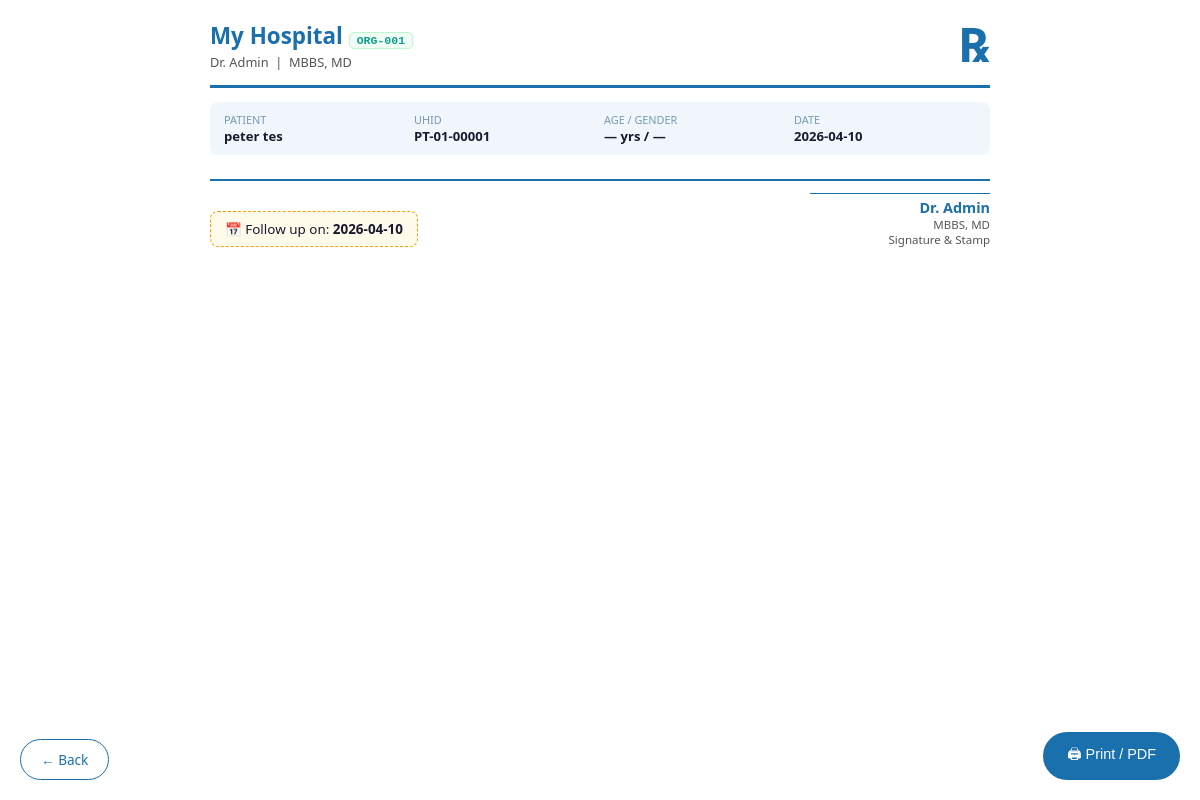
Page /visits/1/1/print (signed in) on the committed database.
### tables this page shows
CREATE TABLE hospitals(
            id         INTEGER PRIMARY KEY AUTOINCREMENT,
            name       TEXT NOT NULL,
            tagline    TEXT DEFAULT 'Quality Healthcare',
            address    TEXT DEFAULT '',
            phone      TEXT DEFAULT '',
            email      TEXT DEFAULT '',
            color1     TEXT DEFAULT '#1a6fad',
            color2     TEXT DEFAULT '#0e9f8b',
            is_active  INTEGER DEFAULT 1,
            created_at TIMESTAMP DEFAULT CURRENT_TIMESTAMP
        , org_id TEXT);

CREATE TABLE settings(
            id             INTEGER PRIMARY KEY AUTOINCREMENT,
            hospital_id    INTEGER UNIQUE NOT NULL,
            doctor_name    TEXT DEFAULT '',
            doctor_degree  TEXT DEFAULT 'MBBS, MD',
            FOREIGN KEY (hospital_id) REFERENCES hospitals(id)
        );

CREATE TABLE patients(
            id                INTEGER PRIMARY KEY AUTOINCREMENT,
            hospital_id       INTEGER NOT NULL,
            uhid              TEXT,
            name              TEXT NOT NULL,
            dob               DATE,
            age               INTEGER,
            gender            TEXT,
            guardian_name     TEXT DEFAULT '',
            guardian_relation TEXT DEFAULT '',
            emergency_contact TEXT DEFAULT '',
            emergency_phone   TEXT DEFAULT '',
            insurance         TEXT DEFAULT '',
            insurance_no      TEXT DEFAULT '',
            blood_group       TEXT DEFAULT '',
            rh_factor         TEXT DEFAULT '',
            height_cm         INTEGER,
            address           TEXT DEFAULT '',
            city              TEXT DEFAULT '',
            state             TEXT DEFAULT '',
            phone             TEXT DEFAULT '',
            email             TEXT DEFAULT '',
            individual_number TEXT DEFAULT '',
            occupation        TEXT DEFAULT '',
            marital_status    TEXT DEFAULT '',
            religion          TEXT DEFAULT '',
            nationality       TEXT DEFAULT 'Indian',
            comorbidity       TEXT DEFAULT '',
            known_allergies   TEXT DEFAULT '',
            past_medical_history TEXT DEFAULT '',
            past_surgical_history TEXT DEFAULT '',
            family_history    TEXT DEFAULT '',
            habits            TEXT DEFAULT '',
            patient_type      TEXT DEFAULT 'OPD'
                              CHECK(patient_type IN ('OPD','IPD','Emergency')),
            created_at        TIMESTAMP DEFAULT CURRENT_TIMESTAMP,
            updated_at        TIMESTAMP DEFAULT CURRENT_TIMESTAMP, org_id TEXT,
            FOREIGN KEY (hospital_id) REFERENCES hospitals(id)
        );

CREATE TABLE visits(
            id            INTEGER PRIMARY KEY AUTOINCREMENT,
            hospital_id   INTEGER NOT NULL,
            patient_id    INTEGER NOT NULL,
            admission_id  INTEGER,
            visit_type    TEXT DEFAULT 'OPD'
                          CHECK(visit_type IN ('OPD','IPD','Emergency')),
            token_no      INTEGER,
            visit_date    DATE NOT NULL,
            visit_time    TIME,
            doctor_id     INTEGER,
            complaints    TEXT DEFAULT '',
            history_of_illness TEXT DEFAULT '',
            examination_findings TEXT DEFAULT '',
            primary_diagnosis TEXT DEFAULT '',
            secondary_diagnosis TEXT DEFAULT '',
            investigation TEXT DEFAULT '',
            prescription  TEXT DEFAULT '',
            notes         TEXT DEFAULT '',
            advice        TEXT DEFAULT '',
            -- Vitals
            bp_systolic   INTEGER,
            bp_diastolic  INTEGER,
            pulse         INTEGER,
            temperature   REAL,
            weight        REAL,
            height        INTEGER,
            spo2          INTEGER,
            rr            INTEGER,
            blood_sugar   REAL,
            -- Follow-up
            followup_date DATE,
            followup_notes TEXT DEFAULT '',
            created_by    INTEGER,
            created_at    TIMESTAMP DEFAULT CURRENT_TIMESTAMP, prescription_image TEXT,
            FOREIGN KEY (hospital_id) REFERENCES hospitals(id),
            FOREIGN KEY (patient_id)  REFERENCES patients(id)
        );

### app/routes/visit_routes.py (the view)
@visit_routes.route('/<int:pid>/<int:vid>/print')
def print_prescription(pid, vid):
    if not _ok(): return redirect(url_for('auth.login'))
    hid = _hid(); db = get_db()
    patient   = db.execute('SELECT * FROM patients WHERE id=? AND hospital_id=?',(pid,hid)).fetchone()
    raw_visit = db.execute('SELECT * FROM visits WHERE id=? AND patient_id=? AND hospital_id=?',(vid,pid,hid)).fetchone()
    if not raw_visit: flash('Not found.','danger'); return redirect(url_for('patients.patient_detail',pid=pid))
    doctor = db.execute("SELECT name FROM users WHERE hospital_id=? AND role IN ('admin','doctor') LIMIT 1",(hid,)).fetchone()
    from datetime import datetime as dt
    def calc_age(dob):
        if not dob: return None
        try:
            d = dt.strptime(dob,'%Y-%m-%d').date(); t = date.today()
            return t.year-d.year-((t.month,t.day)<(d.month,d.day))
        except Exception:
            return None
    pt = {k:(patient[k] if k in patient.keys() else None)
          for k in ['id','name','age','gender','blood_group','comorbidity',
                    'dob','known_allergies','uhid','org_id','individual_number','phone']}
    keys=['id','patient_id','visit_type','token_no','visit_date','visit_time',
          'complaints','history_of_illness','examination_findings',
          'primary_diagnosis','secondary_diagnosis','investigation','prescription',
          'advice','notes','bp_systolic','bp_diastolic','pulse','temperature',
          'weight','height','spo2','rr','blood_sugar','followup_date','followup_notes',
          'prescription_image']
    visit = {}
    for k in keys:
        try:
            val = raw_visit[k]
            if isinstance(val, str) and val.strip().lower() == 'none':
                val = None
            visit[k] = val
        except Exception:
            visit[k] = None
    return render_template('prescription.html', patient=pt,
                           display_age=calc_age(pt['dob']) or pt['age'],
                           visit=visit, doctor=doctor,
                           today=date.today().strftime('%d %b %Y'))

### app/database.py (called while the page is built)
def get_db():
    if 'db' not in g:
        g.db = sqlite3.connect(current_app.config['DATABASE'])
        g.db.row_factory = sqlite3.Row
        g.db.execute('PRAGMA foreign_keys = ON')
        try:
            g.db.execute('PRAGMA journal_mode = WAL')
            g.db.execute('PRAGMA synchronous = NORMAL')
        except Exception:
            pass
    return g.db

### app/routes/visit_routes.py (called while the page is built)
def _hid(): return session.get('hospital_id',1)

def _ok():  return 'user_id' in session and 'hospital_id' in session

### templates/prescription.html (shortened to what this page needs)
<!DOCTYPE html><html lang="en"><head><meta charset="UTF-8"/><title>Prescription — {{ patient.name }}</title>
</head><body>
<div class="header">
  <div class="clinic-info">
    <h1>{{ hospital.name }} {% if hospital.org_id %}<span class="org-tag">{{ hospital.org_id }}</span>{% endif %}</h1>
    <p>{{ hospital.doctor }} &nbsp;|&nbsp; {{ hospital.degree }}</p>
  </div>
  <div class="rx-symbol">℞</div>
</div>
<div class="pt-strip">
  <div class="f"><label>Patient</label><span>{{ patient.name }}</span></div>
  <div class="f"><label>UHID</label><span>{{ patient.uhid or '—' }}</span></div>
  <div class="f"><label>Age / Gender</label><span>{{ display_age or '—' }} yrs / {{ patient.gender or '—' }}</span></div>
  <div class="f"><label>Date</label><span>{{ visit.visit_date or today }}</span></div>
</div>
{% set hv = visit.bp_systolic or visit.pulse or visit.temperature or visit.weight or visit.spo2 %}
<div class="footer">
  <div>
    {% if visit.followup_date %}<div class="followup-box">📅 Follow up on: <strong>{{ visit.followup_date }}</strong>{% if visit.followup_notes %} — {{ visit.followup_notes }}{% endif %}</div>
    {% else %}<small style="color:#aaa">Printed: {{ today }}</small>{% endif %}
  </div>
  <div style="text-align:right">
    <div class="sig-line"></div>
    <div style="font-weight:700;color:{{ hospital.color1 }};font-size:.9rem">{{ hospital.doctor }}</div>
    <div style="font-size:.72rem;color:#555">{{ hospital.degree }}</div>
    <div style="font-size:.72rem;color:#555">Signature &amp; Stamp</div>
  </div>
</div>
<button class="print-btn no-print" onclick="window.print()">🖨 Print / PDF</button>
<a href="javascript:history.back()" class="no-print" style="position:fixed;bottom:20px;left:20px;background:#fff;color:{{ hospital.color1 }};border:1.5px solid {{ hospital.color1 }};border-radius:50px;padding:10px 20px;text-decoration:none;font-size:.85rem">← Back</a>
</body></html>

### rows in the picture
hospitals: name "My Hospital", org_id "ORG-001"
settings: doctor "Dr. Admin", degree "MBBS, MD"
patients: name "peter tes", uhid "PT-01-00001", gender "—"
visits: visit_date "2026-04-10", followup_date "2026-04-10"

### other values in the picture
{{ display_age or '—' }} "—"
